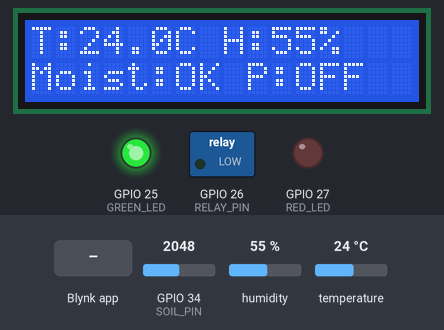
Bench run of a sketch on a simulated ESP32. Parts: 16×2 character LCD, switched loads named in the sketch (green lamp = pin HIGH), output pins drawn as LEDs (lit = HIGH). The test bench sets the inputs (shaded band); at power-on: humidity 55 %, temperature 24 °C, GPIO 34 (SOIL_PIN) = 2048. WiFi joins after 1.5 s; servers stay silent unless stated; what the sketch prints to the serial monitor is not drawn.

Above: at 7.0 s.
7.1 s: Blynk app writes 1 to V4
At 8.2 s:
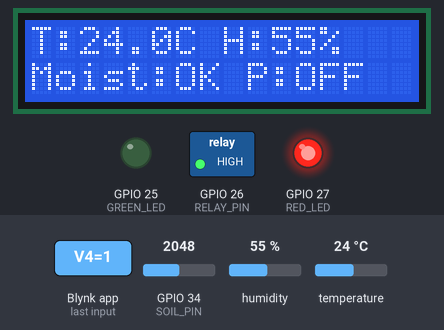
10.4 s: humidity set to 22 %
At 12.2 s:
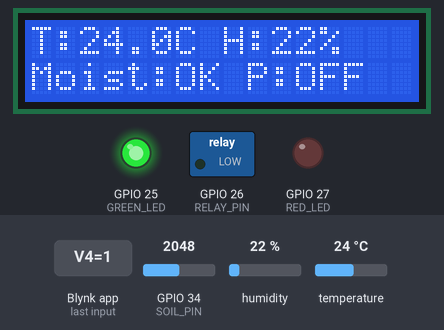
12.9 s: temperature set to 12 °C
At 15.1 s:
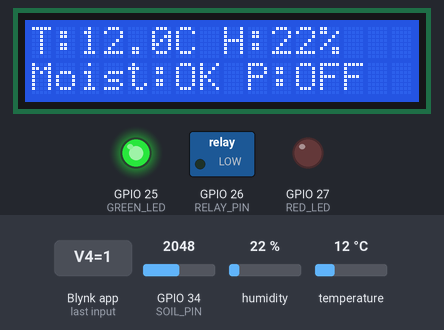
15.4 s: humidity set to 40 %
At 17.2 s:
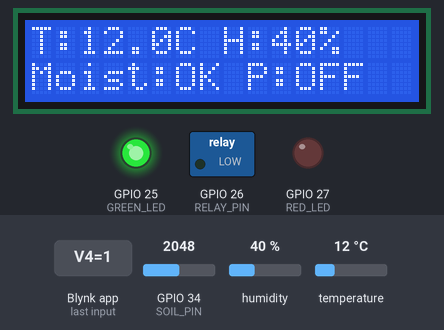
17.9 s: temperature set to 19 °C
At 20.4 s:
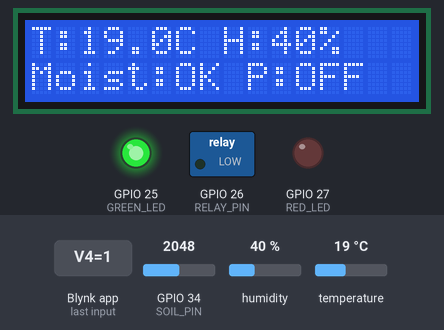
Timing chart, 0 to 21.4 s (numbered marks = the images above; inputs shaded):
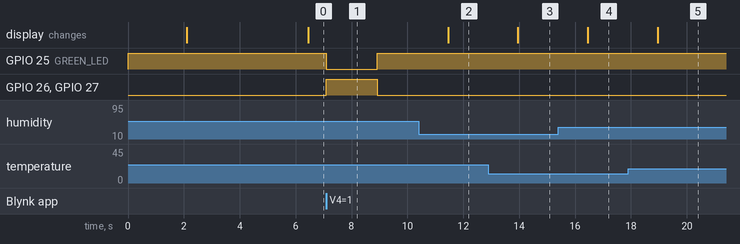

The sketch:

smart-irrigation.ino
```cpp
#define BLYNK_TEMPLATE_ID "YOUR_TEMPLATE_ID"
#define BLYNK_TEMPLATE_NAME "Smart Irrigation"
#define BLYNK_AUTH_TOKEN "YOUR_BLYNK_AUTH_TOKEN"

#include <WiFi.h>
#include <BlynkSimpleEsp32.h>
#include <DHT.h>
#include <Wire.h>
#include <LiquidCrystal_I2C.h>

// Wi-Fi
char ssid[] = "YOUR_WIFI_NAME";
char pass[] = "YOUR_WIFI_PASSWORD";

// Pin definitions
#define SOIL_PIN 34
#define DHT_PIN 4
#define DHT_TYPE DHT11

#define RELAY_PIN 26
#define RED_LED 27
#define GREEN_LED 25

// Components
DHT dht(DHT_PIN, DHT_TYPE);
LiquidCrystal_I2C lcd(0x27, 16, 2);

// Soil moisture threshold
int soilDry = 2500;

// Temperature and humidity limits
float tempLimit = 35.0;
float humLimit = 80.0;

// Pump status
bool motorStatus = false;

BlynkTimer timer;

// -----------------------------
// Read sensors and control pump
// -----------------------------
void readSensors()
{
  int soilValue = analogRead(SOIL_PIN);

  float temperature = dht.readTemperature();
  float humidity = dht.readHumidity();

  if (isnan(temperature) || isnan(humidity))
  {
    Serial.println("DHT sensor error");
    return;
  }

  Serial.print("Soil Moisture: ");
  Serial.println(soilValue);

  Serial.print("Temperature: ");
  Serial.print(temperature);
  Serial.println(" °C");

  Serial.print("Humidity: ");
  Serial.print(humidity);
  Serial.println(" %");

  // Irrigation control
  if (soilValue > soilDry &&
      temperature > tempLimit &&
      humidity < humLimit)
  {
    digitalWrite(RELAY_PIN, HIGH);
    digitalWrite(RED_LED, HIGH);
    digitalWrite(GREEN_LED, LOW);

    motorStatus = true;
  }
  else
  {
    digitalWrite(RELAY_PIN, LOW);
    digitalWrite(RED_LED, LOW);
    digitalWrite(GREEN_LED, HIGH);

    motorStatus = false;
  }

  // LCD display
  lcd.clear();
  lcd.setCursor(0, 0);
  lcd.print("T:");
  lcd.print(temperature, 1);
  lcd.print("C H:");
  lcd.print(humidity, 0);
  lcd.print("%");

  lcd.setCursor(0, 1);

  if (motorStatus)
  {
    lcd.print("Moist:LOW P:ON");
  }
  else
  {
    lcd.print("Moist:OK P:OFF");
  }

  // Send data to Blynk
  Blynk.virtualWrite(V0, soilValue);
  Blynk.virtualWrite(V1, temperature);
  Blynk.virtualWrite(V2, humidity);
  Blynk.virtualWrite(V3, motorStatus);
}

// -----------------------------
// Manual pump control from Blynk
// -----------------------------
BLYNK_WRITE(V4)
{
  int value = param.asInt();

  if (value == 1)
  {
    digitalWrite(RELAY_PIN, HIGH);
    digitalWrite(RED_LED, HIGH);
    digitalWrite(GREEN_LED, LOW);

    motorStatus = true;
  }
  else
  {
    digitalWrite(RELAY_PIN, LOW);
    digitalWrite(RED_LED, LOW);
    digitalWrite(GREEN_LED, HIGH);

    motorStatus = false;
  }
}

// -----------------------------
// Setup
// -----------------------------
void setup()
{
  Serial.begin(115200);

  pinMode(RELAY_PIN, OUTPUT);
  pinMode(RED_LED, OUTPUT);
  pinMode(GREEN_LED, OUTPUT);

  digitalWrite(RELAY_PIN, LOW);
  digitalWrite(RED_LED, LOW);
  digitalWrite(GREEN_LED, HIGH);

  dht.begin();

  Wire.begin();

  lcd.init();
  lcd.backlight();

  lcd.setCursor(0, 0);
  lcd.print("Smart Irrigation");

  lcd.setCursor(0, 1);
  lcd.print("System Starting");

  delay(2000);

  lcd.clear();

  // Connect to Blynk
  Blynk.begin(BLYNK_AUTH_TOKEN, ssid, pass);

  // Read sensors every 2.5 seconds
  timer.setInterval(2500L, readSensors);
}

// -----------------------------
// Main loop
// -----------------------------
void loop()
{
  Blynk.run();
  timer.run();
}
```

Measured:
- after the input at 7.1 s, GPIO 25 (GREEN_LED): HIGH → LOW at once, → HIGH 1.8 s later; GPIO 26 (RELAY_PIN), GPIO 27 (RED_LED): LOW → HIGH at once, → LOW 1.8 s later
- after the input at 10.4 s, the display: changes after 1.1 s (image 2)
- after the input at 12.9 s, the display: changes after 1.1 s (image 3)
- after the input at 15.4 s, the display: changes after 1.1 s (image 4)
- after the input at 17.9 s, the display: changes after 1.1 s (image 5)
